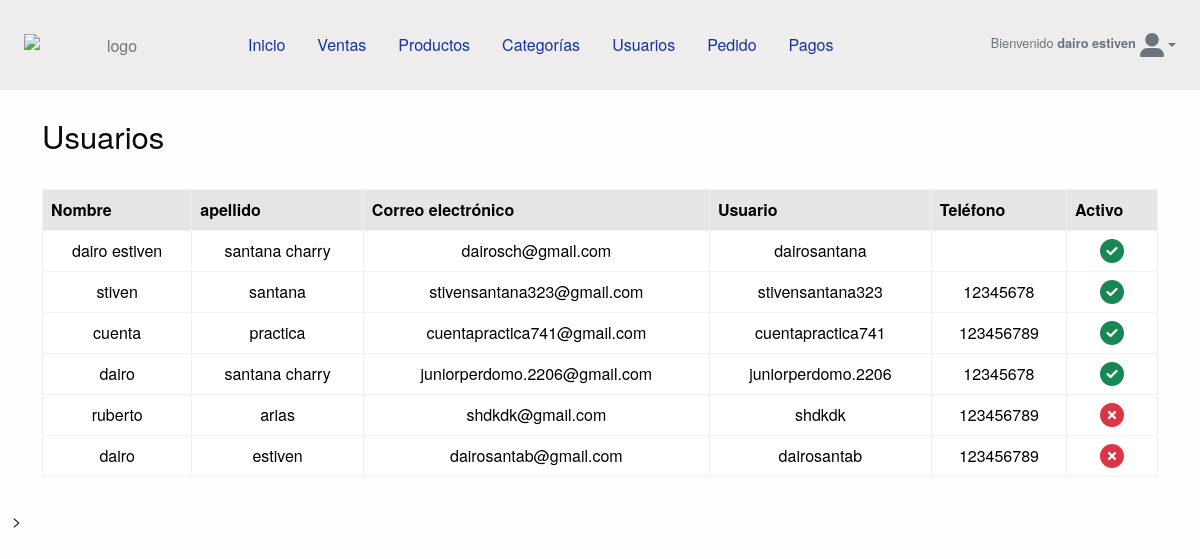
/cuenta/admin/usuario/ (signed in), run on the app's committed database.
### cuenta/models.py (models this page shows, shortened)
class Cuenta(AbstractBaseUser):
    nombre = models.CharField(max_length=25)
    apellido = models.CharField(max_length=25)
    username = models.CharField(max_length=25, unique=True, verbose_name="usuario")
    correo_electronico = models.EmailField(max_length=50, unique=True)
    telefono = models.CharField(max_length=12)
    inicio_acceso = models.DateField(default=timezone.now)
    ultimo_acceso = models.DateField(default=timezone.now)
    is_staff = models.BooleanField(default=False, verbose_name="usuario")
    is_admin = models.BooleanField(default=False, verbose_name="Administrador")
    is_active = models.BooleanField(default=False, verbose_name="Actvio")
    USERNAME_FIELD = "correo_electronico"
    REQUIRED_FIELDS = ["nombre", "apellido", "username"]
    objects = ManejardorCuenta()
    def __str__(self):
        return self.correo_electronico

### config/decorators.py (the view)
    def wrapper(request, *args, **kwargs):
        cuenta = Cuenta.objects.get(correo_electronico=request.user)
        if cuenta.is_active and cuenta.is_staff and cuenta.is_admin:
            return view_func(request, *args, **kwargs)
        else:
            return redirect("inicio_sesion")

### cuenta/views.py (called while the page is built)
@login_required(login_url="inicio_sesion")
@protect_route
def listar_usuario(request):
    queryset = Cuenta.objects.all()
    if request.method == "POST":
        form = CuentaForms(request.POST)
        if form.is_valid():
            form.save()
            messages.success(request, "Usuario guardada")
            form = CuentaForms()
        else:
            messages.error(
                request,
                "Ha ocurrido un error en el formulario, intenta agregar otra vez al usuario",
            )
    else:
        form = CuentaForms()
    return render(
        request,
        "admin/usuario/lista_usuario.html",
        {"usuario": queryset, "form": form},
    )

### tienda/context_processors.py (called while the page is built)
def enlaces_categorias(request):
    enlace = Categoria.objects.all()
    return dict(enlace_categoria=enlace)

### templates/admin/usuario/lista_usuario.html (shortened to what this page needs)
{% extends 'admin/base_admin.html' %}
{% load static %}
{% block content %}
  <div>
    <div class="container my-3">
      <div class="d-flex justify-content-between my-4">
        <div>
          <h3>Usuarios</h3>
        </div>
      </div>
      <div class="d-flex justify-content-center text-center">
        <div class="col-12">
          <div class="table-responsive">
            <table id="tblAdmin" class="table table-hover table-bordered">
              <thead class="table-active">
                <tr>
                  <th scope="col">Nombre</th>
                  <th scope="col">apellido</th>
                  <th scope="col">Correo electrónico</th>
                  <th scope="col">Usuario</th>
                  <th scope="col">Teléfono</th>
                  <th scope="col">Activo</th>
                </tr>
              </thead>
              <tbody>
                {% for u in usuario %}
                  <tr>
                    <td class="align-middle">
                      <span>{{ u.nombre }}</span>
                    </td>
                    <td class="align-middle">{{ u.apellido }}</td>
                    <td class="align-middle">{{ u.correo_electronico }}</td>
                    <td class="align-middle">{{ u.username }}</td>
                    <td class="align-middle text-center">{{ u.telefono }}</td>
                    <td class="align-middle text-center">
                      {% if u.is_active %}
                        <i class="fas fa-check-circle fa-xl text-success"></i>
                      {% else %}
                        <i class="fas fa-times-circle fa-xl text-danger"></i>
                      {% endif %}
                    </td>
                  </tr>
                {% endfor %}
              </tbody>
            </table>
          </div>
        </div>
      </div>
    </div>>
  </div>
{% endblock %}

### templates/admin/include/menu.html (shortened to what this page needs)
{% load static %}
<div class="text-secondary bg-nav">
  <div class="container-fluid my-4 d-lg-flex align-items-center text-center gap-2">
    <a class="navbar-brand" href="{% url 'dashboard' %}"><img src="{% static 'img/logo.svg' %}" alt="logo" width="180px" /></a>
    <ul class="nav mb-2 mb-lg-0 colors-texto me-auto">
      <li class="nav-item">
        <a class="nav-link" href="{% url 'dashboard' %}">Inicio</a>
      </li>
      <li class="nav-item">
        <a class="nav-link" href="{% url 'lista_venta' %}">Ventas</a>
      </li>
      <li class="nav-item">
        <a class="nav-link" href="{% url 'lista_productos' %}">Productos</a>
      </li>
      <li class="nav-item">
        <a class="nav-link" href="{% url 'lista_categorias' %}">Categorías</a>
      </li>
      <li class="nav-item">
        <a class="nav-link" href="{% url 'lista_usuario' %}">Usuarios</a>
      </li>
      <li class="nav-item">
        <a class="nav-link" href="{% url 'lista_pedido' %}">Pedido</a>
      </li>
      <li class="nav-item">
        <a class="nav-link" href="{% url 'lista_pagos' %}">Pagos</a>
      </li>
    </ul>
    <div class="d-flex ml-auto">
      {% if user.is_authenticated %}
        <small class="py-0 my-0 mx-1">Bienvenido <strong>{{ user.nombre }}</strong></small>
      {% endif %}
      <li class="nav-item dropdown list-unstyled">
        <a class="nav-link dropdown-toggle" href="#" role="button" data-bs-toggle="dropdown" aria-expanded="false"><i class="fa-solid fa-user-large fa-xl"></i></a>
      </li>
    </div>
  </div>
</div>

### static/css/admin/admin.css (style rules this page uses)
body { font-family: 'Quicksand'; }
.bg-nav { background-color: #eeecec; }
.colors-texto li>a { color: #15359B; }

### data on the page
Cuenta: nombre "dairo estiven", apellido "santana charry", correo_electronico "dairosch@gmail.com", username "dairosantana", is_active True (drawn)
Cuenta: nombre "stiven", apellido "santana", correo_electronico "stivensantana323@gmail.com", username "stivensantana323", telefono "12345678", is_active True (drawn)
Cuenta: nombre "cuenta", apellido "practica", correo_electronico "cuentapractica741@gmail.com", username "cuentapractica741", telefono "123456789", is_active True (drawn)
Cuenta: nombre "dairo", apellido "santana charry", correo_electronico "juniorperdomo.2206@gmail.com", username "juniorperdomo.2206", telefono "12345678", is_active True (drawn)
Cuenta: nombre "ruberto", apellido "arias", correo_electronico "shdkdk@gmail.com", username "shdkdk", telefono "123456789", is_active False (drawn)
Cuenta: nombre "dairo", apellido "estiven", correo_electronico "dairosantab@gmail.com", username "dairosantab", telefono "123456789", is_active False (drawn)
